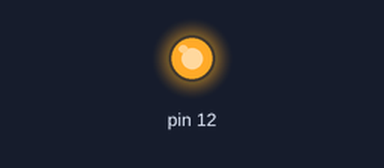
This sketch was run on a simulated Arduino Uno, built with avr-gcc and run on an emulated ATmega328P. Parts: output pins drawn as LEDs (lit = HIGH). Pins used as bus, display or sensor lines are not drawn; what the sketch prints to the serial monitor is not drawn.

Above: at 0.1 s.
At 102.1 s:
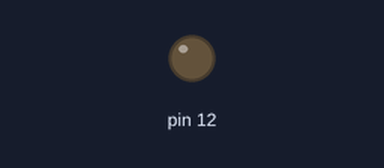
Timing chart, 0 to 103.6 s (numbered marks = the images above):
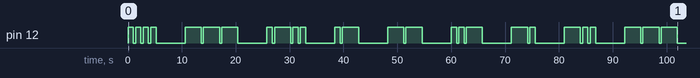

The sketch:

buzzer.ino
```cpp
#include "buzzer.h"

Buzzer buzzer(13,12);

void setup() {
  Serial.begin(9600);
  buzzer.reproducirString("HOLAMUNDO");
  //buzzer.fail();
  //buzzer.ok();
  //buzzer.settiempoPausaLetra(1500);
  //buzzer.settiempoPausaSonido(400);
}

void loop() {
}
```

buzzer.h
```cpp
#ifndef Buzzer_h
#define Buzzer_h
#include <Arduino.h>

class Buzzer
{
  public:
    Buzzer(int pin1,int pin2){ //pin1 = sonido y pin2 = encender y apagar buzer.
      pinMode(pin1, OUTPUT);
      pinMode(pin2, OUTPUT);

      digitalWrite(pin1,HIGH);
      digitalWrite(pin2,HIGH);

      corriente = pin1;
      onOff = pin2;
      instanciaCaracteres();
      tiempoPausaSonido = 400;
      tiempoPausaLetra = 5000;
    }

    void ok(){  //Sonido de ok.
      sonidosMorse(100,1);
      pausa(50);
      sonidosMorse(100,1);
    }

    void fail(){ //Sonido de falla.

      sonidosMorse(700,1);
      pausa(50);
      sonidosMorse(100,1);
    }

    void punto(){ //Sonido de punto.
      sonidosMorse(1000,100);
    }

    void raya(){ //Sonido de raya.
      sonidosMorse(3000,350);
    }

    void settiempoPausaLetra(int tiempo){ //Cambial el tiempo de la pausa entre letras. Tiempo por defecto de 3000 milisegundos.
        tiempoPausaLetra = tiempo;
    }

    void settiempoPausaSonido(int tiempo){ //Cambial el tiempo de la pausa entre puntos o rayas. Tiempo por defecto de 1000 milisegundos.
        tiempoPausaSonido = tiempo;
    }

    void reproducirString(String cadena){ //Seproduce texto en morse.
      for(int c=0;c<cadena.length();c++){
        Serial.print(cadena.charAt(c));
        int caracter = -1;

        if(cadena.charAt(c)>64&&cadena.charAt(c)<91){
          caracter = cadena.charAt(c)-65;
        }
        else if(cadena.charAt(c)>47&&cadena.charAt(c)<58){
          caracter = cadena.charAt(c)-23;
        }

        if(caracter == -1){
          break;
        }

        for(int i=0;i<5;i++){
          if(letrasMorse[caracter][i]==0)
            break;
          else if(letrasMorse[caracter][i]==1)
            punto();
          else
            raya();

          pausaSonido();
        }
          pausaLetra();
      }
    }

  private:
    int letrasMorse[36][5];
    int corriente;
    int onOff;
    int tiempoPausaSonido;
    int tiempoPausaLetra;

    void pausaSonido(){ //Pausa entre los pitidos.
      pausa(tiempoPausaSonido);
    }

    void pausaLetra(){ //Pausa entre letras.
      pausa(tiempoPausaLetra);
    }

    void pausa(int tiempo){ //Crea las pausas (metodo llamado por pausaSonido y pausaLetra).
      long contador = millis();
      while(contador+tiempo>millis()){
      }
    }

    void sonidosMorse(int tiempo,int sonido){ //Crea los sonidos de puntos o rayas.
      long contador = millis();
      long frecuencia = 0;

      digitalWrite(onOff,HIGH);

      while(contador+tiempo>millis()){
        if(frecuencia<millis()){
          digitalWrite(corriente,HIGH);
          frecuencia = millis()+sonido;
        }
        else{
          digitalWrite(corriente,LOW);
        }
      }
      digitalWrite(onOff,LOW);
    }

    void instanciaCaracteres(){ //Se instancian la matriz con los caracteres a utilizar.
      //A
      letrasMorse[0][0] = 1;
      letrasMorse[0][1] = 2;

      //B
      letrasMorse[1][0] = 2;
      letrasMorse[1][1] = 1;
      letrasMorse[1][2] = 1;
      letrasMorse[1][3] = 1;

      //C
      letrasMorse[2][0] = 2;
      letrasMorse[2][1] = 1;
      letrasMorse[2][2] = 2;
      letrasMorse[2][3] = 1;

      //D
      letrasMorse[3][0] = 2;
      letrasMorse[3][1] = 1;
      letrasMorse[3][2] = 1;

      //E
      letrasMorse[4][0] = 1;

      //F
      letrasMorse[5][0] = 1;
      letrasMorse[5][1] = 1;
      letrasMorse[5][2] = 2;
      letrasMorse[5][3] = 1;

      //G
      letrasMorse[6][0] = 2;
      letrasMorse[6][1] = 2;
      letrasMorse[6][2] = 1;

      //H
      letrasMorse[7][0] = 1;
      letrasMorse[7][1] = 1;
      letrasMorse[7][2] = 1;
      letrasMorse[7][3] = 1;

      //I
      letrasMorse[8][0] = 1;
      letrasMorse[8][1] = 1;

      //J
      letrasMorse[9][0] = 1;
      letrasMorse[9][1] = 2;
      letrasMorse[9][2] = 2;
      letrasMorse[9][3] = 2;

      //K
      letrasMorse[10][0] = 2;
      letrasMorse[10][1] = 1;
      letrasMorse[10][2] = 2;

      //L
      letrasMorse[11][0] = 1;
      letrasMorse[11][1] = 2;
      letrasMorse[11][2] = 1;
      letrasMorse[11][3] = 1;

      //M
      letrasMorse[12][0] = 2;
      letrasMorse[12][1] = 2;

      //N
      letrasMorse[13][0] = 2;
      letrasMorse[13][1] = 1;

      //O
      letrasMorse[14][0] = 2;
      letrasMorse[14][1] = 2;
      letrasMorse[14][2] = 2;

      //P
      letrasMorse[15][0] = 1;
      letrasMorse[15][1] = 2;
      letrasMorse[15][2] = 2;
      letrasMorse[15][3] = 1;

      //Q
      letrasMorse[16][0] = 2;
      letrasMorse[16][1] = 2;
      letrasMorse[16][2] = 1;
      letrasMorse[16][3] = 2;

      //R
      letrasMorse[17][0] = 1;
      letrasMorse[17][1] = 2;
      letrasMorse[17][2] = 1;

      //S
      letrasMorse[18][0] = 1;
      letrasMorse[18][1] = 1;
      letrasMorse[18][2] = 1;

      //T
      letrasMorse[19][0] = 1;

      //U
      letrasMorse[20][0] = 1;
      letrasMorse[20][1] = 1;
      letrasMorse[20][2] = 2;

      //V
      letrasMorse[21][0] = 1;
      letrasMorse[21][1] = 1;
      letrasMorse[21][2] = 1;
      letrasMorse[21][3] = 2;

      //W
      letrasMorse[22][0] = 1;
      letrasMorse[22][1] = 2;
      letrasMorse[22][2] = 2;

      //X
      letrasMorse[23][0] = 2;
      letrasMorse[23][1] = 1;
      letrasMorse[23][2] = 1;
      letrasMorse[23][3] = 2;

      //Y
      letrasMorse[24][0] = 2;
      letrasMorse[24][1] = 1;
      letrasMorse[24][2] = 2;
      letrasMorse[24][3] = 2;

      //Z
      letrasMorse[25][0] = 2;
      letrasMorse[25][1] = 2;
      letrasMorse[25][2] = 1;
      letrasMorse[25][3] = 1;

      //0
      letrasMorse[26][0] = 2;
      letrasMorse[26][1] = 2;
      letrasMorse[26][2] = 2;
      letrasMorse[26][3] = 2;
      letrasMorse[26][4] = 2;

      //1
      letrasMorse[27][0] = 1;
      letrasMorse[27][1] = 2;
      letrasMorse[27][2] = 2;
      letrasMorse[27][3] = 2;
      letrasMorse[27][4] = 2;

      //2
      letrasMorse[28][0] = 1;
      letrasMorse[28][1] = 1;
      letrasMorse[28][2] = 2;
      letrasMorse[28][3] = 2;
      letrasMorse[28][4] = 2;

      //3
      letrasMorse[29][0] = 1;
      letrasMorse[29][1] = 1;
      letrasMorse[29][2] = 1;
      letrasMorse[29][3] = 2;
      letrasMorse[29][4] = 2;

      //4
      letrasMorse[30][0] = 1;
      letrasMorse[30][1] = 1;
      letrasMorse[30][2] = 1;
      letrasMorse[30][3] = 1;
      letrasMorse[30][4] = 2;

      //5
      letrasMorse[31][0] = 1;
      letrasMorse[31][1] = 1;
      letrasMorse[31][2] = 1;
      letrasMorse[31][3] = 1;
      letrasMorse[31][4] = 1;

      //6
      letrasMorse[32][0] = 2;
      letrasMorse[32][1] = 1;
      letrasMorse[32][2] = 1;
      letrasMorse[32][3] = 1;
      letrasMorse[32][4] = 1;

      //7
      letrasMorse[33][0] = 2;
      letrasMorse[33][1] = 2;
      letrasMorse[33][2] = 1;
      letrasMorse[33][3] = 1;
      letrasMorse[33][4] = 1;

      //8
      letrasMorse[34][0] = 2;
      letrasMorse[34][1] = 2;
      letrasMorse[34][2] = 2;
      letrasMorse[34][3] = 1;
      letrasMorse[34][4] = 1;

      //9
      letrasMorse[35][0] = 2;
      letrasMorse[35][1] = 2;
      letrasMorse[35][2] = 2;
      letrasMorse[35][3] = 2;
      letrasMorse[35][4] = 1;
    }
};

#endif
```
